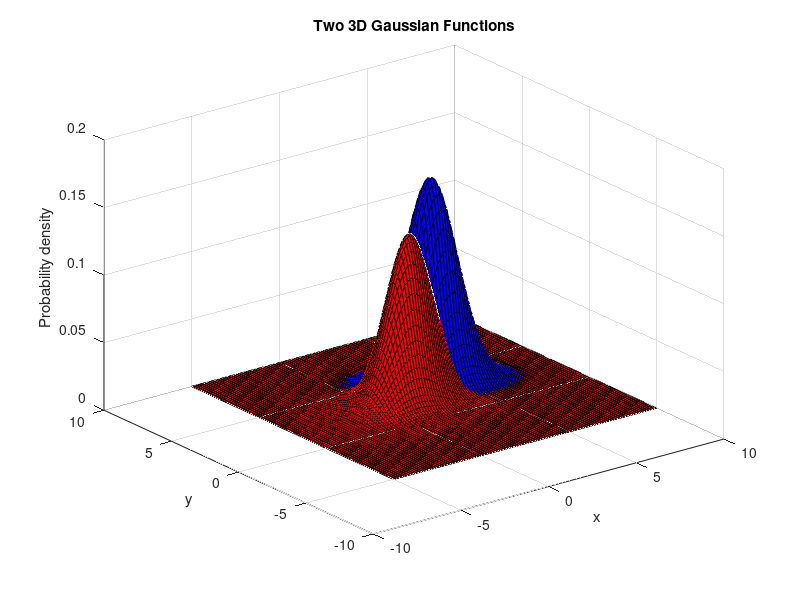
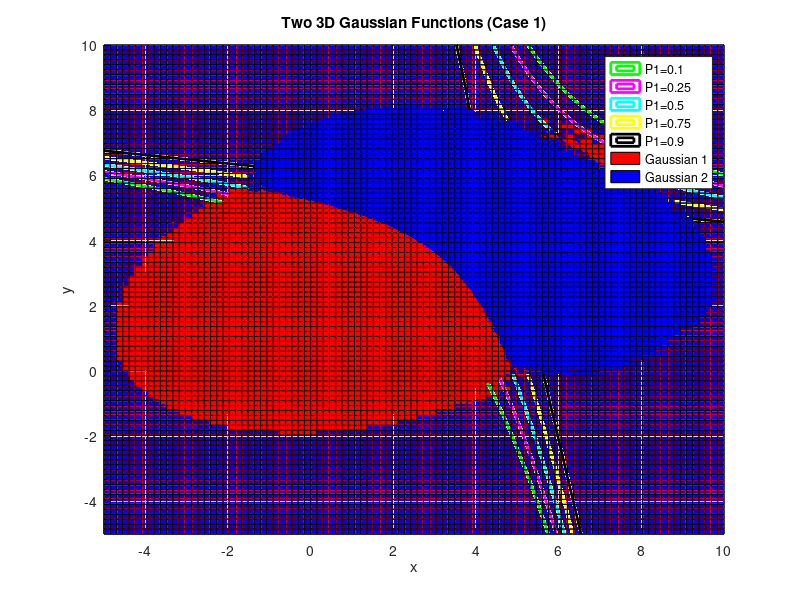
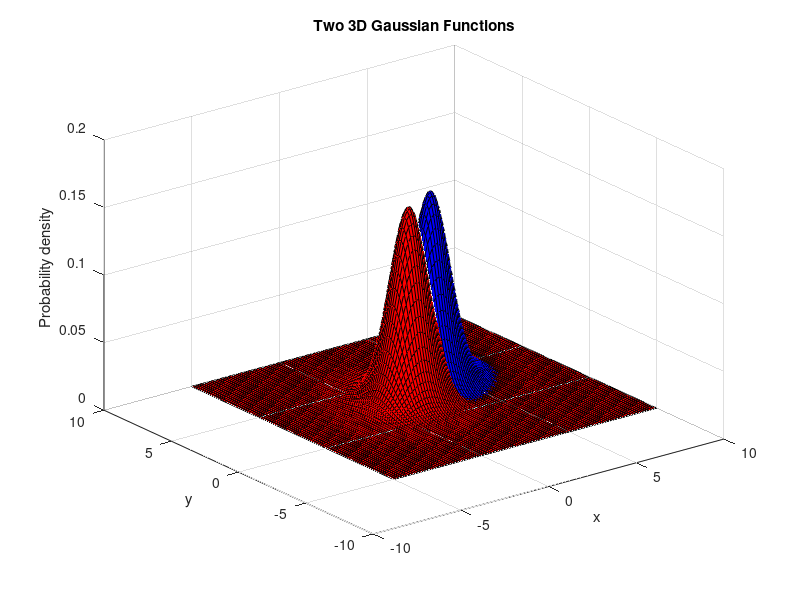
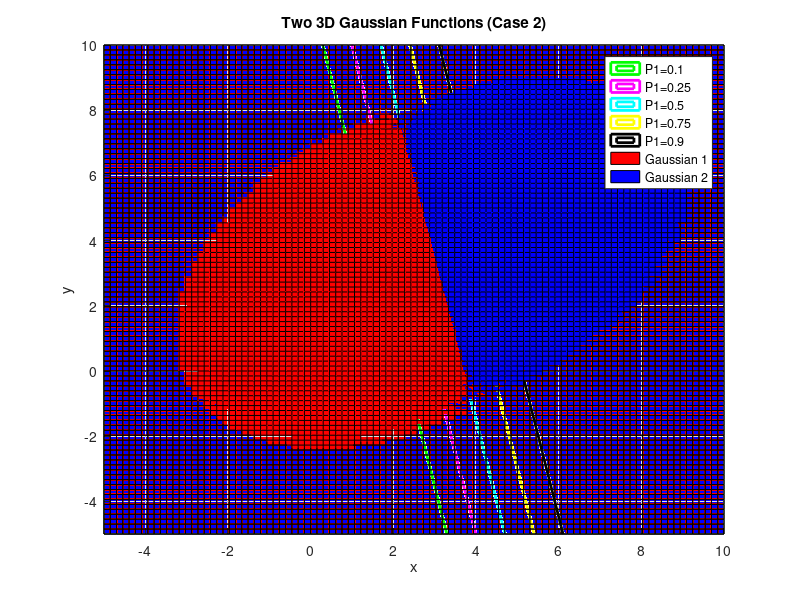

Write the MATLAB code that produced these figures, in order.
%TEL311
close all;
clear;
clc;

%Exercise 1 - Bayes
% Parameters of the two Gaussian functions
mu1 = [2; 3];
mu1
sigma1 = [2 0.5; 0.5 1];
sigma1
mu2 = [4; 4];
mu2
sigma2 = [1.5 -0.3; -0.3 0.8];
sigma2

% Define the grid of points to evaluate the Gaussian functions and the decision boundary
x = linspace(-5, 10, 100);
y = linspace(-5, 10, 100);
[X, Y] = meshgrid(x, y);

% Evaluate the Gaussian functions at each point on the grid
z1 = mvnpdf([X(:) Y(:)], mu1', sigma1);
Z1 = reshape(z1, size(X));

z2 = mvnpdf([X(:) Y(:)], mu2', sigma2);
Z2 = reshape(z2, size(X));

%plot only the distributions : 
figure() 
% Plot the 3D Gaussian functions
surf(X, Y, Z1, 'FaceColor', 'red');
hold on;
surf(X, Y, Z2, 'FaceColor', 'blue');
grid on;
xlabel('x');
ylabel('y');
zlabel('Probability density');
title('Two 3D Gaussian Functions');
hold off;

% Compute the decision boundary for different values of P(?1)
P_omega1 = [0.1, 0.25, 0.5, 0.75, 0.9];
colors = {'g', 'm', 'c', 'y', 'k'};
figure()
hold on;
for i = 1:length(P_omega1)
    log_term = log(P_omega1(i)/(1-P_omega1(i)));
    Z = log(Z1) - log(Z2) + log_term;
    contour(X, Y, Z, [0 0], 'LineWidth', 2, 'LineColor', colors{i});
end

% Plot the 3D Gaussian functions
surf(X, Y, Z1, 'FaceColor', 'red');
surf(X, Y, Z2, 'FaceColor', 'blue');
grid on;
xlabel('x');
ylabel('y');
zlabel('Probability density');
title('Two 3D Gaussian Functions (Case 1)');
legend('P1=0.1', 'P1=0.25', 'P1=0.5', 'P1=0.75', 'P1=0.9', 'Gaussian 1', 'Gaussian 2');
hold off;

%==============================================================
fprintf('\nCase 2\n\n');

mu1 = [2; 3];
mu1
sigma1 = [1.2 0.4; 0.4 1.2];
sigma1
mu2 = [4; 4];
mu2
sigma2 = [1.2 0.4; 0.4 1.2];
sigma2


% Define the grid of points to evaluate the Gaussian functions and the decision boundary
x = linspace(-5, 10, 100);
y = linspace(-5, 10, 100);
[X, Y] = meshgrid(x, y);

% Evaluate the Gaussian functions at each point on the grid
z1 = mvnpdf([X(:) Y(:)], mu1', sigma1);
Z1 = reshape(z1, size(X));

z2 = mvnpdf([X(:) Y(:)], mu2', sigma2);
Z2 = reshape(z2, size(X));

%plot only the distributions : 
figure() 
% Plot the 3D Gaussian functions
surf(X, Y, Z1, 'FaceColor', 'red');
hold on;
surf(X, Y, Z2, 'FaceColor', 'blue');
grid on;
xlabel('x');
ylabel('y');
zlabel('Probability density');
title('Two 3D Gaussian Functions');
hold off;

% Compute the decision boundary for different values of P(?1)
P_omega1 = [0.1, 0.25, 0.5, 0.75, 0.9];
colors = {'g', 'm', 'c', 'y', 'k'};
figure()
hold on;
for i = 1:length(P_omega1)
    log_term = log(P_omega1(i)/(1-P_omega1(i)));
    Z = log(Z1) - log(Z2) + log_term;
    contour(X, Y, Z, [0 0], 'LineWidth', 2, 'LineColor', colors{i});
end

% Plot the 3D Gaussian functions
surf(X, Y, Z1, 'FaceColor', 'red');
surf(X, Y, Z2, 'FaceColor', 'blue');
grid on;
xlabel('x');
ylabel('y');
zlabel('Probability density');
title('Two 3D Gaussian Functions (Case 2)');
legend('P1=0.1', 'P1=0.25', 'P1=0.5', 'P1=0.75', 'P1=0.9', 'Gaussian 1', 'Gaussian 2');
hold off;